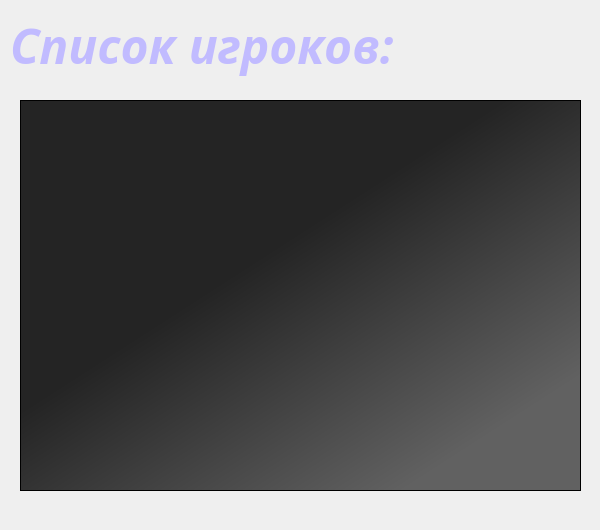
<?xml version="1.0" encoding="UTF-8"?>
<ui version="4.0">
 <class>Form</class>
 <widget class="QWidget" name="Form">
  <property name="geometry">
   <rect>
    <x>0</x>
    <y>0</y>
    <width>600</width>
    <height>530</height>
   </rect>
  </property>
  <property name="windowTitle">
   <string>Form</string>
  </property>
  <widget class="QLabel" name="label">
   <property name="geometry">
    <rect>
     <x>-200</x>
     <y>-360</y>
     <width>1001</width>
     <height>900</height>
    </rect>
   </property>
   <property name="styleSheet">
    <string notr="true">background-image: url(:/newPrefix/ui_design.png);</string>
   </property>
   <property name="text">
    <string/>
   </property>
   <property name="pixmap">
    <pixmap resource="ui_bckgr.qrc">:/newPrefix/ui_design.png</pixmap>
   </property>
   <property name="scaledContents">
    <bool>true</bool>
   </property>
  </widget>
  <widget class="QListWidget" name="game_list">
   <property name="geometry">
    <rect>
     <x>20</x>
     <y>100</y>
     <width>561</width>
     <height>391</height>
    </rect>
   </property>
   <property name="font">
    <font>
     <family>Onest</family>
     <pointsize>20</pointsize>
     <weight>10</weight>
     <italic>false</italic>
     <bold>false</bold>
    </font>
   </property>
   <property name="styleSheet">
    <string notr="true">background-color: qlineargradient(spread:pad, x1:0.340591, y1:0.483, x2:0.755409, y2:0.932, stop:0 rgba(36, 36, 36, 255), stop:1 rgba(97, 97, 97, 255));
selection-color: rgb(174, 160, 255);
color: rgb(193, 187, 255);
font: 87 20pt &quot;Onest&quot;;
gridline-color: rgb(193, 187, 255);</string>
   </property>
  </widget>
  <widget class="QLabel" name="label_2">
   <property name="geometry">
    <rect>
     <x>10</x>
     <y>-10</y>
     <width>631</width>
     <height>111</height>
    </rect>
   </property>
   <property name="font">
    <font>
     <family>Century Gothic</family>
     <pointsize>36</pointsize>
     <weight>75</weight>
     <italic>true</italic>
     <bold>true</bold>
    </font>
   </property>
   <property name="styleSheet">
    <string notr="true">color:rgb(193, 187, 255);</string>
   </property>
   <property name="text">
    <string>Список игроков:</string>
   </property>
  </widget>
 </widget>
 <resources>
  <include location="ui_bckgr.qrc"/>
  <include location="../../AppData/Local/Programs/Python/Python310/Lib/site-packages/qt5_applications/Qt/bin/ui_bckgr.qrc"/>
 </resources>
 <connections/>
</ui>
